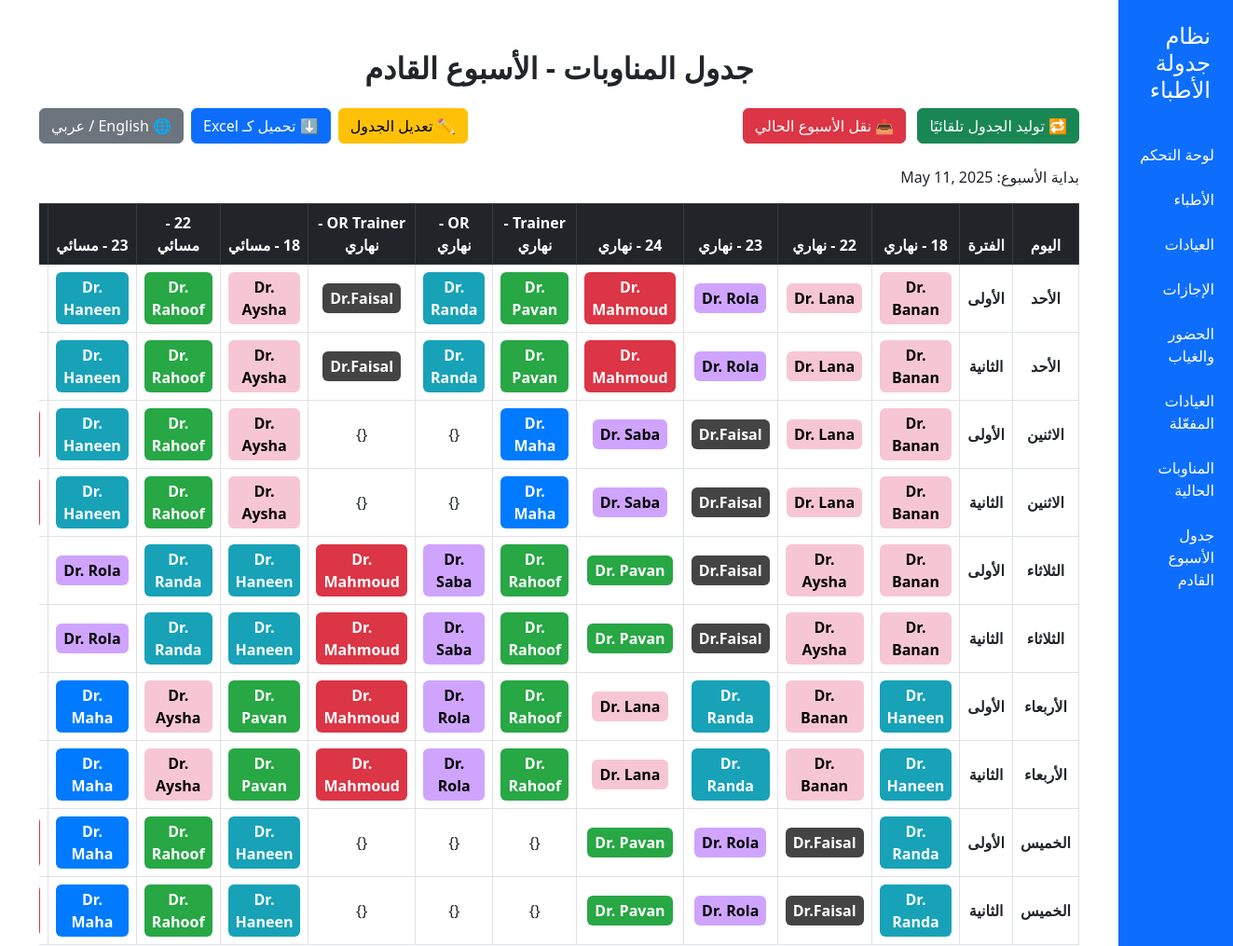
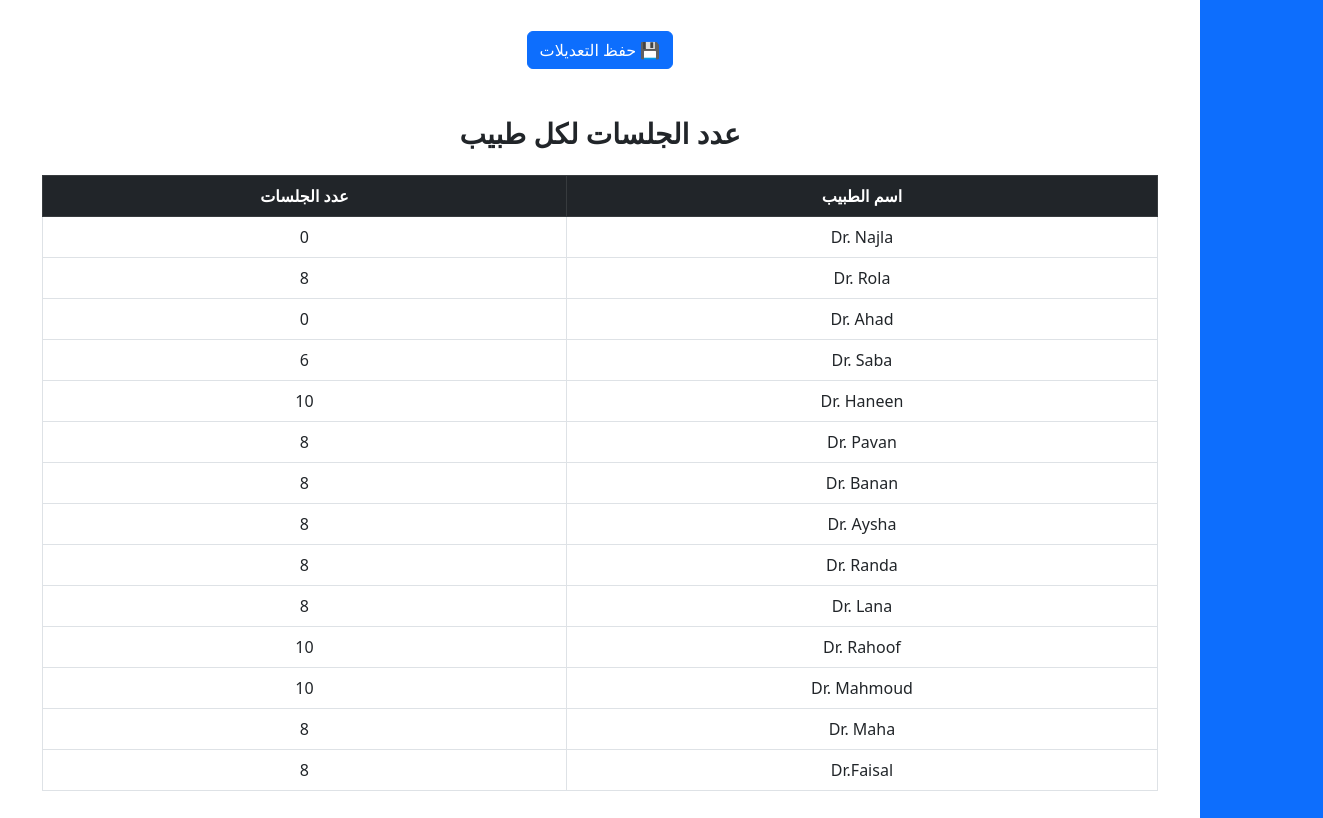
The page /dashboard/schedule/next/ on the database its author committed (2 pictures, top to bottom).
### doctors_app/models.py (models this page shows, shortened)
class Doctor(models.Model):
    name = models.CharField(max_length=100, verbose_name='اسم الطبيب')
    specialty = models.CharField(max_length=100, verbose_name='التخصص')
    max_sessions = models.IntegerField(default=10, verbose_name='الحد الأقصى للجلسات')
    preferred_clinics = models.JSONField(default=list, blank=True, verbose_name='تفضيلات العيادات')
    preferred_days = models.JSONField(default=list, blank=True, verbose_name='تفضيلات الأيام مع الشيفت')  # ✅ List مش Dict
    unavailable_days = models.JSONField(default=list, blank=True, verbose_name='الأيام غير المتاحة مع الشيفت')  # ✅ List
    shift_preference = models.JSONField(default=list, blank=True, verbose_name='تفضيلات المناوبة')
    has_training = models.BooleanField(default=False, verbose_name='مدرب')

### doctors_app/views.py (the view)
# urls.py: path('schedule/next/', views.next_schedule, name='next_schedule'),
def next_schedule(request):
    active_configs = LocationConfig.objects.filter(is_active=True)
    week_start = get_upcoming_sunday()
    entries = ScheduleEntry.objects.select_related('doctor', 'clinic')\
        .filter(week_start_date=week_start, clinic__in=[cfg.clinic for cfg in active_configs])\
        .order_by('day', 'session')
    if request.GET.get('day'):
        entries = entries.filter(day=request.GET['day'])
    if request.GET.get('type') == 'special':
        entries = entries.filter(is_special=True)
    elif request.GET.get('type') == 'coverage':
        entries = entries.filter(is_coverage=True)
    days = WORK_DAYS
    schedule_map = defaultdict(lambda: defaultdict(lambda: defaultdict(str)))
    unique_columns = set()
    for config in active_configs:
        if config.period_1_enabled or config.period_2_enabled:
            unique_columns.add(f"{config.clinic.name} - نهاري")
        if config.period_3_enabled or config.period_4_enabled:
            unique_columns.add(f"{config.clinic.name} - مسائي")
    for entry in entries:
        if entry.clinic:
            session_name = 'نهاري' if entry.session in [1, 2] else 'مسائي'
            period_name = 'الأولى' if entry.session in [1, 3] else 'الثانية'
            col_key = f"{entry.clinic.name} - {session_name}"
            if entry.doctor:
                role_class = entry.doctor.specialty.replace(" ", "_")
                label = f'<span class="doctor-role {role_class}">{entry.doctor.name}</span>'
            else:
                label = '—'
            if entry.is_coverage:
                label += ' <span class="badge bg-warning text-dark">تغطية</span>'
            elif entry.is_special:
                label += ' <span class="badge bg-info text-dark">خاصة</span>'
            schedule_map[entry.day][col_key][period_name] = label
    columns = sorted(unique_columns, key=sort_clinic_key)
    scheduler = DoctorScheduler()
    doctor_sessions = scheduler.get_doctor_session_counts(week_start)
    context = {
        'days': days,
        'columns': columns,
        'schedule_map': dict(schedule_map),
        'doctor_sessions': doctor_sessions,
        'week_start_date': week_start,
        'all_doctors': list(Doctor.objects.values_list('name', flat=True))
    }
    return render(request, 'next_schedule.html', context)

### doctors_app/scheduler.py (called while the page is built)
def get_upcoming_sunday():
    today = date.today()
    days_until_sunday = (6 - today.weekday()) % 7
    return today + timedelta(days=days_until_sunday)

def get_current_week_start():
    today = date.today()
    days_since_sunday = today.weekday() % 7
    return today - timedelta(days=days_since_sunday)

    def get_last_week_thursday_evening_doctor_ids(self):
        entries = ScheduleEntry.objects.filter(
            week_start_date=self.current_week_start,
            day='الخميس',
            session__in=[3, 4]
        )
        return set(entry.doctor.id for entry in entries if entry.doctor)

    def get_doctor_session_counts(self, week_start):
        counts = {doctor.name: 0 for doctor in self.doctors}
        entries = ScheduleEntry.objects.filter(week_start_date=week_start)
        for entry in entries:
            if entry.doctor:
                counts[entry.doctor.name] += 1
        return counts

### doctors_app/templatetags/custom_filters.py (called while the page is built)
@register.filter
def get_item(dictionary, key):
    return dictionary.get(key, {})

@register.filter
def split(value, delimiter=","):
    return value.split(delimiter)

### doctors_app/views.py (called while the page is built)
def sort_clinic_key(column_name):
    clinic_name = column_name.split(" - ")[0].strip()
    match = re.match(r'^(\d+)', clinic_name)
    if match:
        return (0, int(match.group()), clinic_name.lower())
    if clinic_name.lower().startswith("trainer"):
        return (1, 0, clinic_name.lower())
    return (2, 0, clinic_name.lower())

### templates/next_schedule.html (shortened to what this page needs)
{% extends 'base.html' %}
{% load custom_filters %}
{% block content %}
<div class="container mt-4">
  <h2 class="text-center mb-4 fw-bold" id="page-title">جدول المناوبات - الأسبوع القادم</h2>
  <div class="d-flex justify-content-between align-items-center mb-4">
    <div>
      <form method="POST" action="{% url 'generate_schedule' %}" style="display: inline;">
        <button type="submit" class="btn btn-success me-2" id="generate-btn">🔁 توليد الجدول تلقائيًا</button>
      </form>
      <form method="POST" action="{% url 'move_week' %}" style="display: inline;">
        <button type="submit" class="btn btn-danger me-2" id="move-btn">📤 نقل الأسبوع الحالي</button>
      </form>
    </div>
    <div class="d-flex">
      <button id="edit-toggle" class="btn btn-warning me-2">✏️ تعديل الجدول</button>
      <a href="{% url 'export_next_schedule' %}" class="btn btn-primary me-2" id="excel-btn">⬇️ تحميل كـ Excel</a>
      <button id="toggle-language" class="btn btn-secondary">🌐 English / عربي</button>
    </div>
  </div>
  {% if week_start_date %}
    <p id="week-start">بداية الأسبوع: {{ week_start_date }}</p>
    <form method="POST" action="{% url 'save_schedule_changes' %}">
      <div class="table-responsive">
        <table class="table table-bordered text-center align-middle" id="schedule-table">
          <thead class="table-dark">
            <tr id="table-head">
              <th>اليوم</th>
              <th>الفترة</th>
              {% for col in columns %}
                {% if "نهاري" in col %}
                  <th>{{ col }}</th>
                {% endif %}
              {% endfor %}
              {% for col in columns %}
                {% if "مسائي" in col %}
                  <th>{{ col }}</th>
                {% endif %}
              {% endfor %}
            </tr>
          </thead>
          <tbody>
            {% for day in days %}
              {% for period in "الأولى,الثانية"|split:"," %}
                <tr data-day="{{ day }}">
                  <td class="fw-bold align-middle">{{ day }}</td>
                  <td class="fw-bold">{{ period }}</td>
                  {% for col in columns %}
                    {% if "نهاري" in col %}
                      <td>{{ schedule_map|get_item:day|get_item:col|get_item:period|safe|default:"—" }}</td>
                    {% endif %}
                  {% endfor %}
                  {% for col in columns %}
                    {% if "مسائي" in col %}
                      <td>{{ schedule_map|get_item:day|get_item:col|get_item:period|safe|default:"—" }}</td>
                    {% endif %}
                  {% endfor %}
                </tr>
              {% endfor %}
            {% endfor %}
          </tbody>
        </table>
      </div>
      <div class="text-center mt-3">
        <button type="submit" class="btn btn-primary" id="save-btn">💾 حفظ التعديلات</button>
      </div>
    </form>
    <h3 class="text-center mt-5 mb-4 fw-bold" id="sessions-title">عدد الجلسات لكل طبيب</h3>
    <div class="table-responsive">
      <table class="table table-bordered text-center align-middle">
        <thead class="table-dark">
          <tr id="session-head">
            <th>اسم الطبيب</th>
            <th>عدد الجلسات</th>
          </tr>
        </thead>
        <tbody>
          {% for doctor_name, session_count in doctor_sessions.items %}
            <tr>
              <td>{{ doctor_name }}</td>
              <td>{{ session_count }}</td>
            </tr>
          {% empty %}
            <tr>
              <td colspan="2">لا يوجد أطباء لديهم جلسات هذا الأسبوع</td>
            </tr>
          {% endfor %}
        </tbody>
      </table>
    </div>
  {% else %}
    <p class="text-center">لا يوجد جدول للأسبوع القادم.</p>
  {% endif %}
</div>
{% endblock %}

### templates/base.html (style rules this page uses)
body { min-height: 100vh; display: flex; flex-direction: row; }

### templates/next_schedule.html (style rules this page uses)
.doctor-role { font-weight: bold; padding: 4px 8px; border-radius: 6px; display: inline-block; }
.رئيس_القسم { background-color: #444; color: white; }
.نائب_رئيس_القسم { background-color: #007bff; color: white; }
.استشاري { background-color: #dc3545; color: white; }
.أخصائي_نساء { background-color: #f7c6d4; color: black; }
.أخصائي_رجال { background-color: #28a745; color: white; }
.طبيب_مقيم { background-color: #17a2b8; color: white; }
.طبيب_متدرب { background-color: #cfa4ff; color: black; }

### rows shown on the page
Doctor: name "Dr. Banan", doctor_sessions "Dr. Banan"
Doctor: name "Dr. Lana", doctor_sessions "Dr. Lana"
Doctor: name "Dr. Rola", doctor_sessions "Dr. Rola"
Doctor: name "Dr. Mahmoud", doctor_sessions "Dr. Mahmoud"
Doctor: name "Dr. Pavan", doctor_sessions "Dr. Pavan"
Doctor: name "Dr. Randa", doctor_sessions "Dr. Randa"
Doctor: name "Dr.Faisal", doctor_sessions "Dr.Faisal"
Doctor: name "Dr. Aysha", doctor_sessions "Dr. Aysha"
Doctor: name "Dr. Rahoof", doctor_sessions "Dr. Rahoof"
Doctor: name "Dr. Haneen", doctor_sessions "Dr. Haneen"
Doctor: name "Dr. Saba", doctor_sessions "Dr. Saba"
Doctor: name "Dr. Maha", doctor_sessions "Dr. Maha"
Doctor: doctor_sessions "Dr. Najla"
Doctor: doctor_sessions "Dr. Ahad"

### other values the page prints
{{ week_start_date }} "May 11, 2025"
{{ col }} "18 - نهاري" "22 - نهاري" "23 - نهاري" "24 - نهاري" "Trainer - نهاري" "OR - نهاري" "OR Trainer - نهاري"
{{ col }} "18 - مسائي" "22 - مسائي" "23 - مسائي"
{{ day }} "الأحد" "الأحد" "الاثنين" "الاثنين" "الثلاثاء" "الثلاثاء" "الأربعاء" "الأربعاء" "الخميس" "الخميس"
{{ period }} "الأولى" "الثانية" "الأولى" "الثانية" "الأولى" "الثانية" "الأولى" "الثانية" "الأولى" "الثانية"
{{ session_count }} "0" "8" "0" "6" "10" "8" "8" "8" "8" "8" "10" "10" "8" "8"
